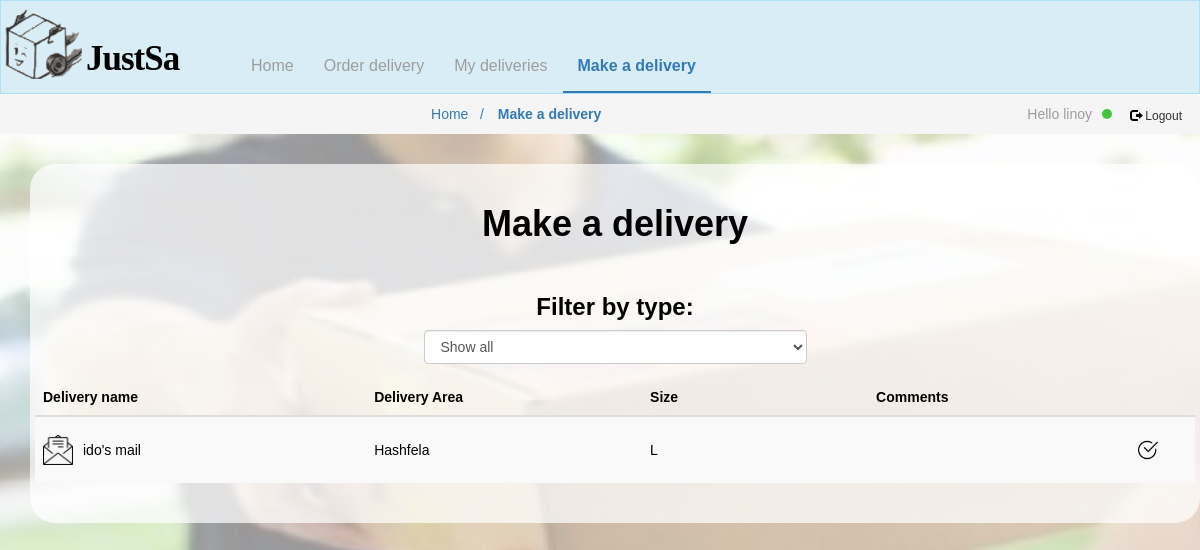
Page /makeDelivery/ (signed in) on the committed database.
### deliveries/models.py (models this page shows)
class deliveries(models.Model):
    GUSH_DAN = 'GD'
    RAMAT_HAGOLAN = 'RH'
    HASHFELA = 'HS'
    DAROM = 'DR'
    GALIL = 'GL'
    AREA_CHOISES = [
        (GUSH_DAN, 'Gush Dan'),
        (RAMAT_HAGOLAN, 'Ramat Hagolan'),
        (HASHFELA, 'Hashfela'),
        (DAROM, 'Darom'),
        (GALIL, 'Galil'),
    ]
    area = models.CharField(
        max_length=2,
        choices=AREA_CHOISES,
        default=GUSH_DAN,
    )
    MAIL='MA'
    FOOD= 'FO'
    FLOWERS='FL'
    GIFT='GF'
    MYSTERYBOX='MB'
    TYPE_CHOICES = [
        (MAIL,'Mail'),
        (FOOD,'Food'),
        (FLOWERS,'Flowers'),
        (GIFT,'Gift'),
        (MYSTERYBOX,'Mystery Box')
    ]
    delType = models.CharField(
        max_length=11,
        choices=TYPE_CHOICES,
        default=MAIL
    )
    class Status(models.IntegerChoices):
        i_will_take_it=0
        im_on_my_way = 1
        delivery_has_arrieved = 2
        finish_delivery=3
    status = models.IntegerField(choices=Status.choices, default=0)
    class Size(models.IntegerChoices):
        S=0
        M = 1
        L = 2
    size = models.IntegerField(choices=Size.choices, default=0)
    sender = models.ForeignKey(User,on_delete=models.CASCADE)
    deliveryman = models.ForeignKey( User,blank=True, null=True,on_delete=models.SET_NULL,related_name='+')
    description = models.CharField(max_length=256,blank=True,null=True)
    title = models.CharField(max_length=80)

### deliveries/views.py (the view)
# urls.py: path('makeDelivery/',views.makeDelivery,name="makeDelivery"),
@login_required
def makeDelivery(request):
    myDel= deliveries.objects.exclude(sender=request.user).filter(deliveryman = request.user).order_by('-status')
    allnewdels= deliveries.objects.exclude(sender=request.user).filter(status = 0)
    return render(request,'makeDelivery.html',{'deliveries':myDel , 'newdeliveries':allnewdels})

### deliveries/templates/makeDelivery.html (shortened to what this page needs)
<!DOCTYPE html>
<html lang="en">
<head>
    <link rel="stylesheet" href="https://maxcdn.bootstrapcdn.com/bootstrap/3.4.1/css/bootstrap.min.css">
    {% load static %}
    <link rel="stylesheet" href="{% static 'style.css' %}">
</head>
<body id="makeDelivery">
    <nav class="navbar navbar-inverse">
        <div class="container-fluid">
            <div class="navbar-header">
                <a class="navbar-brand" id="logo" href="/"><span>JustSa</span></a>
            </div>
            <div class="collapse navbar-collapse" id="myNavbar">
                <ul class="nav navbar-nav">
                    <li><a href="/">Home</a></li>
                    <li><a href="/order/">Order delivery</a></li>
                    <li><a href="/myDeliveries/">My deliveries</a></li>
                    <li class="select"><a href="/makeDelivery/">Make a delivery</a></li>
                </ul>
            </div>
        </div>
    </nav>
    <ul class="breadcrumb text-center">
        <li><a href="/">Home &nbsp;&nbsp;/</a></li>
        <li class="active"><a href="/makeDelivery/">Make a delivery</a></li>
        {% if user.is_authenticated %}
        <li class="logout"><form action="{% url 'logoutuser' %}" method="POST">
          <button type="submit" class="btn btn-default btn-sm"><span class="glyphicon glyphicon-log-out"></span> Logout</button>
        </form> </li>
        <li class="login"> Hello {{user.username}}<div class="ellipse"></div>
        </li>
        {% endif %}
    </ul>
    <main>
        <div class="container text-center ">
            <div class="row content">
                <h1>Make a delivery</h1>
                <div class="form-group">
                    <h3>Filter by type:</h3>
                    <select class="form-control" id="sel2" name="area" required>
                        <option value="all">Show all</option>
                    </select>
                </div>
                <table class="table table-striped">
                    <thead>
                        <tr>
                            <th>Delivery name</th>
                            <th>Delivery Area</th>
                            <th>Size</th>
                            <th>Comments</th>
                            <th></th>
                        </tr>
                    </thead>
                    <tbody>
                        {% for d in deliveries %}
                        <tr id="{{d.id}}" class="{{d.delType}}">
                            <td><span class="type"></span>
                                <p>{{d.title}}</p>
                            </td>
                            <td>
                                {%if d.area == "HS"%}<p>Hashfela</p>{% endif %}
                                {%if d.area == "GL"%}<p>Galil</p>{% endif %} </td>
                            <td>
                                <p>
                                    {% if d.size == 2 %}L{% endif %}
                                </p>
                            </td>
                            <td>
                            </td>
                            <td>
                                  {% if d.status == 3 %}<div  class="o3"></div>{% endif %}
                            </td>
                        </tr>
                        {% endfor %}
                    </tbody>
                </table>
            </div>
        </div>
    </main>
    {% load static %}
    {% load static %}
</body>
</html>

### deliveries/static/style.css (style rules this page uses)
* { color:black; list-style: none; font-family: 'Nunito', sans-serif; }
.navbar { margin-bottom: 0; border-radius: 0; background: #d9edf7; border: 1px solid rgba(0, 174, 255, 0.2); }
.navbar-nav { margin-top: 40px; font-size: 16px; }
body:after { content:""; position:fixed; left:0; top:0; right:0; bottom:0; z-index:-1; display:block; background:url(images/bs.jpg) no-repeat 50% 50%; background-size:cover; }
main { padding: 30px; }
#logo { background: url(images/logo.png); background-repeat: no-repeat; display: block; background-size: contain; height: 90px; width: 235px; }
#logo span { font-family: 'Pacifico', cursive; margin-left:70px; font-style: normal; font-weight: 600; font-size: 35px; line-height: 85px; height: 60px; letter-spacing: -1px; }
.breadcrumb { margin-bottom: 0; }
.logout { float: right; margin-bottom: 3px; }
.logout form { float: right; }
.logout .btn { padding: 3px; border: none; background-color: #f5f5f5;; }
.login { float: right; margin-right: 5px; color:#9D9D9D; }
.breadcrumb { padding:10px 15px; }
.breadcrumb>li+li:before { content: ""; }
.ellipse { width: 10px; height: 10px; background-color: #42C53F; display: inline-block; border-radius: 50%; margin-left: 10px; }
.container { padding: 20px; background: rgba(255, 255, 255, 0.7); border-radius: 25px; }
main h1,main h3,main a { font-weight: bold; }
.active { font-weight: bold; }
.form-group { display: inline-block; width: 383px; margin-left: 20px; margin-right: 20px; margin-top: 20px; }
@media screen and (min-width: 769px) { .navbar-inverse .navbar-nav .select a { border-bottom: 2px solid #337AB7; } }
tbody { text-align: start; }
.type { margin-top: 10px; height: 40px; width: 30px; float: left; display: block; }
td:first-child p { margin-left:40px; }
table p { margin-top: 15px ; margin-bottom: 15px; width: 70px; }
.table>tbody>tr>td { vertical-align: middle; }
#makeDelivery td div { border-radius: 8%; padding: 10px; text-align: center; font-weight: bold; }
.o3 { background: url(../static/images/interface.png); background-repeat: no-repeat; background-size: contain; background-position: center; }
.navbar-inverse .navbar-nav>.select>a { color: #337AB7; font-weight: bold; }

### rows in the picture
deliveries: title "ido's mail", area "Hashfela", size "L", status 3 (drawn)

### other values in the picture
{{ user.username }} "linoy"
